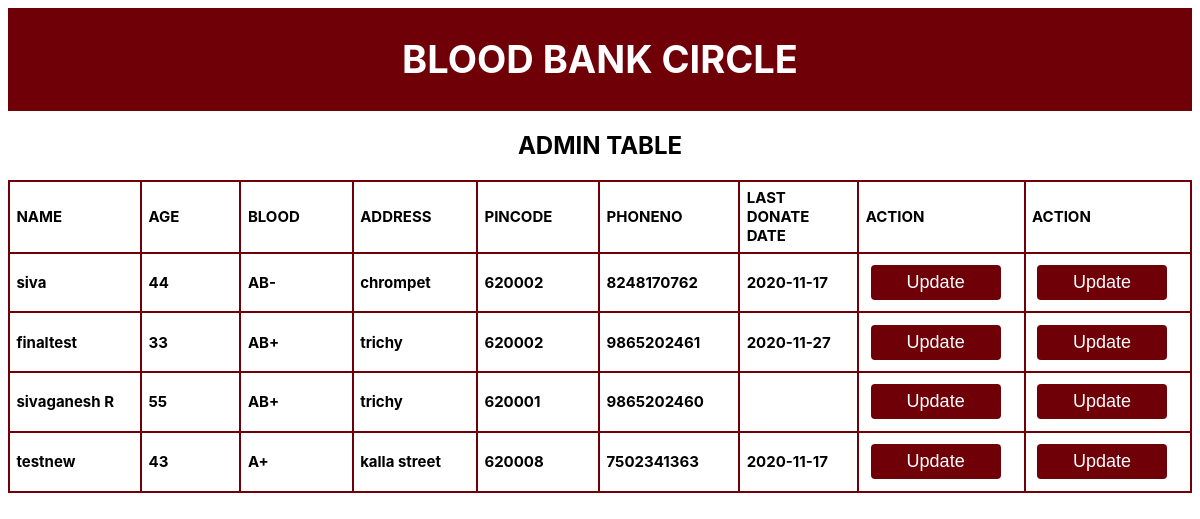
/update.php, run on the app's committed database.
### tables this page shows
CREATE TABLE `users` (
  `user_id` int(11) NOT NULL,
  `username` text NOT NULL,
  `password` text NOT NULL,
  `age` int(11) NOT NULL,
  `address` text NOT NULL,
  `pincode` int(11) DEFAULT NULL,
  `blood` varchar(20) DEFAULT NULL,
  `phone` varchar(20) DEFAULT NULL,
  `lastdate` date DEFAULT NULL
);

### update.php (the view, shortened to what this page needs)
<?php
$url='localhost';
$username='root';
$password='';
$conn=mysqli_connect($url,$username,$password,"mydb");
$result = mysqli_query($conn,"SELECT * FROM users");
?>
<!DOCTYPE html>
<html>
  <head>
  </head>
  <header>
        <div class = header>
            <h1>BLOOD BANK CIRCLE</h1>
        </div>
  </header>
  <body>
    <h2> ADMIN TABLE</h2>
    <table>
      <tr>
        <td>NAME</td>
        <td>AGE</td>
        <td>BLOOD</td>
        <td>ADDRESS</td>
        <td>PINCODE</td>
        <td>PHONENO</td>
        <td>LAST DONATE DATE</td>
        <td>ACTION</td>
        <td>ACTION</td>
      </tr>
      <?php
      $i=0;
      while($row = mysqli_fetch_array($result)) {
      if($i%2==0)
      $classname="even";
      else
      $classname="odd";
      ?>
      <tr class="<?php if(isset($classname)) echo $classname;?>">
        <td><?php echo $row["username"]; ?></td>
        <td><?php echo $row["age"]; ?></td>
        <td><?php echo $row["blood"]; ?></td>
        <td><?php echo $row["address"]; ?></td>
        <td><?php echo $row["pincode"]; ?></td>
        <td><?php echo $row["phone"]; ?></td>
        <td><?php echo $row["lastdate"]; ?></td>
        <td><button class="button"><span><a href="update-process.php?id=<?php echo $row["user_id"]; ?>">Update</a></td></span></button>
        <td><button class="button"><span><a href="update-process.php?id=<?php echo $row["user_id"]; ?>">Update</a></td></span></button>
      </tr>
      <?php
      $i++;
      }
      ?>
    </table>
  </body>
</html>

### update.php (style rules this page uses)
body { font-family:-apple-system, BlinkMacSystemFont, 'Segoe UI', Roboto, Oxygen, Ubuntu, Cantarell, 'Open Sans', 'Helvetica Neue', sans-serif; }
.header { padding: 3px; text-align: center; background: #700007; color: white; font-size: 19px; font-family:-apple-system, BlinkMacSystemFont, 'Segoe UI', Roboto, Oxygen, Ubuntu, Cantarell, 'Open Sans', 'Helvetica Neue', sans-serif; }
table { border-collapse:collapse; margin-left: auto; margin-right: auto; }
td, th { border: 2px solid #700007; padding: 0.4rem; width: 170px; font-size: 15px; table-layout: fixed; font-weight: bold; text-align: left; }
h2 { text-align: center; }
a:link { color: #ffffff; background-color: transparent; text-decoration: none; }
.button { text-decoration: none; border-radius: 4px; background-color: #700007; border: none; color: #ffffff; text-align: center; font-size: 18px; padding: 7px; width: 130px; transition: all 0.5s; cursor: pointer; margin: 5px; }
.button span { cursor: pointer; display: inline-block; position: relative; transition: 0.5s; }
.button span:after { content: '\00bb'; position: absolute; opacity: 0; top: 0; right: -20px; transition: 0.5s; }

### data on the page
users: username "siva", age "44", blood "AB-", address "chrompet", pincode "620002", phone "8248170762", lastdate "2020-11-17"
users: username "finaltest", age "33", blood "AB+", address "trichy", pincode "620002", phone "9865202461", lastdate "2020-11-27"
users: username "sivaganesh R", age "55", blood "AB+", address "trichy", pincode "620001", phone "9865202460"
users: username "testnew", age "43", blood "A+", address "kalla street", pincode "620008", phone "7502341363", lastdate "2020-11-17"
